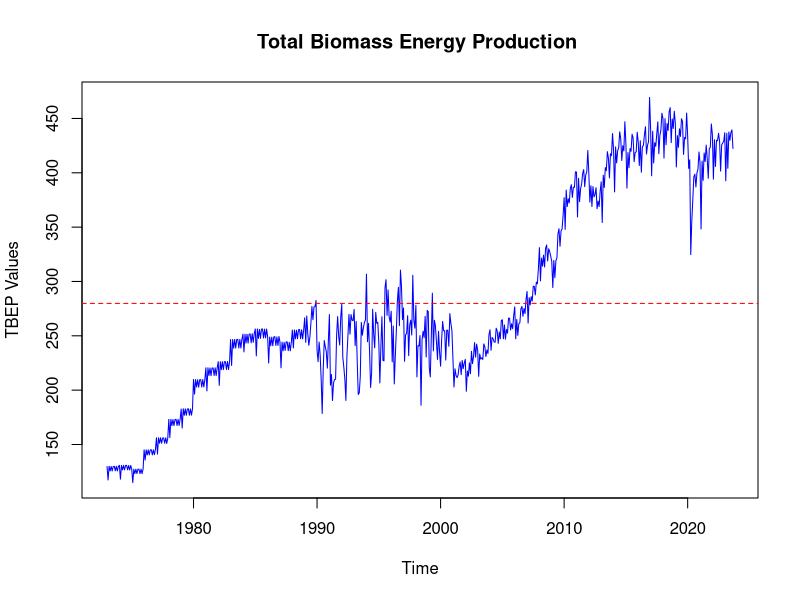
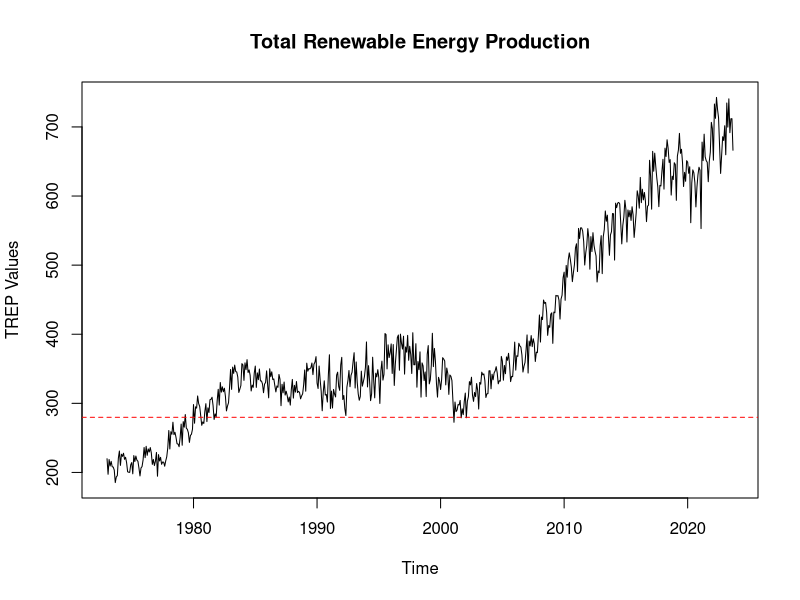
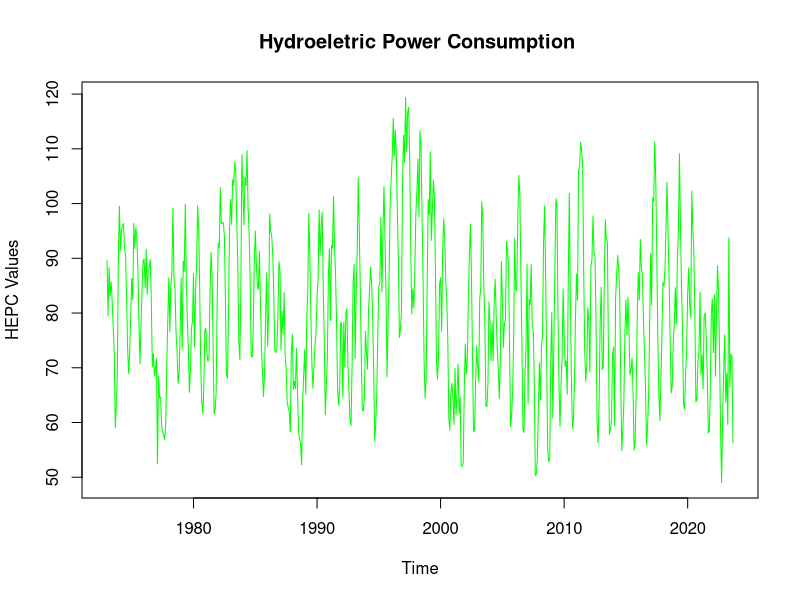
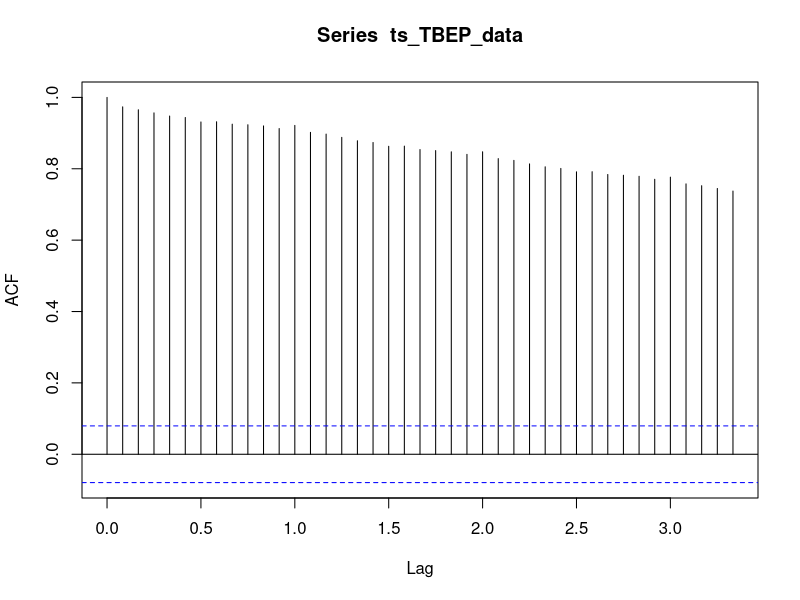
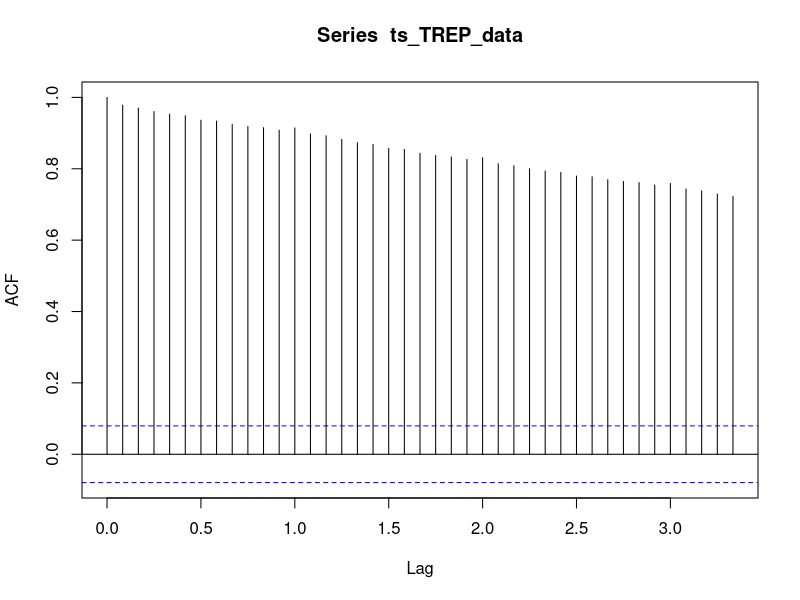
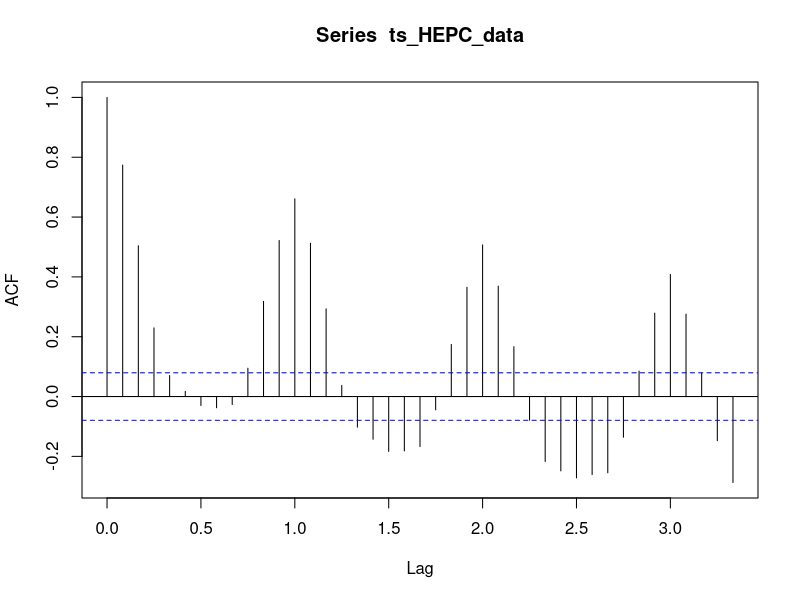
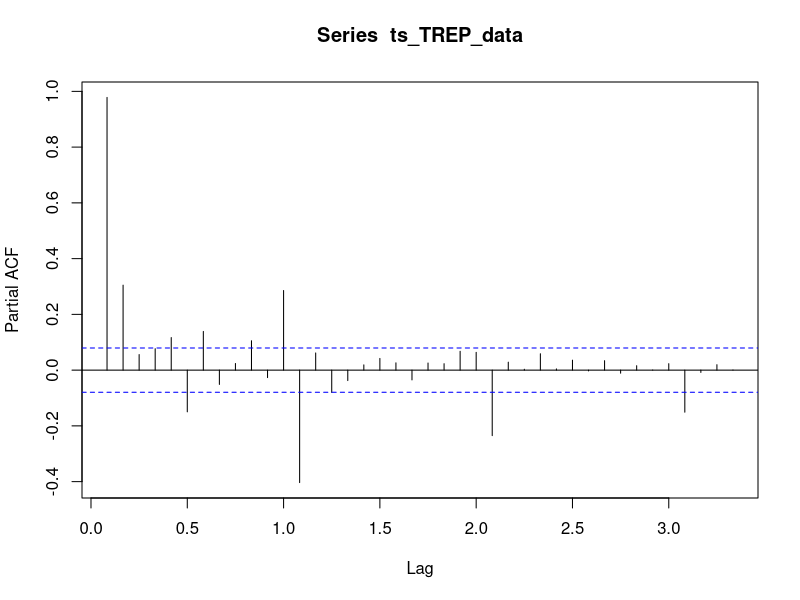
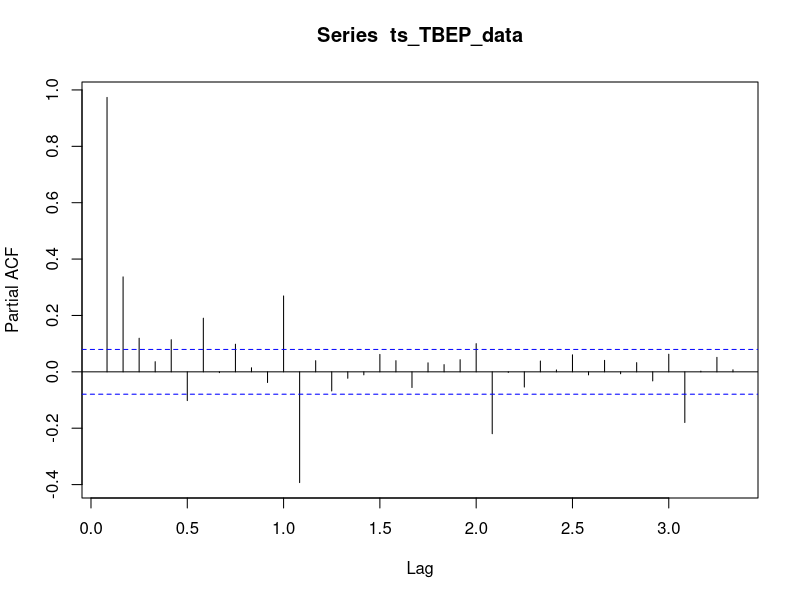

Source code (R) for these figures, in order:
## ---- chunk 1
#Load/install required package here

library(forecast)
library(tseries)
library(dplyr)
## ---- chunk 2
#Importing data set
getwd()

energy_data_raw <- read.csv(file="./Data/Table_10.1_Renewable_Energy_Production_and_Consumption_by_Source.csv", header = TRUE, dec = ".", sep=",",stringsAsFactors = TRUE)

## ---- chunk 3
#Triming data for specified colmunis
energydata <- energy_data_raw[,1:6]

#Removing unnecessary columns, renaming columns
energydata <- energydata[, -c(2, 3)]
colnames(energydata)=c("Month", "TBEP", "TREP","HEPC")

#convert month day year

mdy_date <- paste(energydata[,1]," 01",sep="")
mdy_date1 <- as.Date(mdy_date, format = "%Y %B %d")  #function my from package lubridate
head(mdy_date1)
#add that to energydata 
energydata <- cbind(mdy_date1,energydata[,2:4]) #cbind stands for column bind
head(energydata)



## ---- chunk 4
ts_TBEP_data <- ts(energydata [,"TBEP"], start= c(1973,1), frequency = 12)
ts_TREP_data <- ts(energydata [,"TREP"], start= c(1973,1), frequency = 12)
ts_HEPC_data <- ts(energydata [,"HEPC"], start= c(1973,1), frequency = 12)

##combined_ts <- cbind(ts_TBEP_data, ts_TREP_data, ts_HEPC_data)

## ---- chunk 5
#Finding the mean and SD of Total Biomass Energy Production
mean(ts_TBEP_data)
sd(ts_TBEP_data)
#Finding the mean and SD of Total Renwable Energy Production
mean(ts_TREP_data)
sd(ts_TREP_data)
#Finding the mean and SD of Hydro Eletric Power Consumption
mean(ts_HEPC_data)
sd(ts_HEPC_data)

## ---- chunk 6
# Plot for TBEP
plot(ts_TBEP_data, main ="Total Biomass Energy Production ", ylab = "TBEP Values", col = "blue")+
  abline(h = mean(ts_TBEP_data), col = "red", lty = 2) 

# Plot for TREP
plot(ts_TREP_data, main = "Total Renewable Energy Production", ylab = "TREP Values", col = "Black")+
  abline(h = mean(ts_TBEP_data), col = "red", lty = 2) 

# Plot for HEPC
plot(ts_HEPC_data, main = "Hydroeletric Power Consumption ", ylab = "HEPC Values", col = "Green")+
  abline(h = mean(ts_TBEP_data), col = "red", lty = 2) 


## ---- chunk 7
# Using cbind function I tool the  ts_TBEP_data, ts_TREP_data, and 
#ts_HEPC_data time series objects and created a matrix to look at all 
#correlation without doing each one separately.

correlation_matrix <- cor(cbind(ts_TBEP_data, ts_TREP_data, ts_HEPC_data))
correlation_matrix 

#From this we are able to figure out a couple of things, that the 
#correlation(s) between the three series are all significant 
#except for the relationship between ts_TREP_data & ts_HEPC_data. 
#Also vice versa between ts_HEPC_data & ts_TREP_data.


## ---- chunk 8
acf_TBEP <-acf(ts_TBEP_data,lag.max =40)

acf_TREP <-acf(ts_TREP_data, lag.max =40)

acf_HEPC <-acf(ts_HEPC_data,lag.max=40)

#looking at the significance threshold we can interpret that data from TBEP 
#and TREP both as each lag is far above the significance threshold. 
#This data is not stationary and suggest a positive autocorrelation.
#Whereas with the HEPC instead demonstrates seasonality.


## ---- chunk 9
pacf(ts_TREP_data, lag.max = 40)
pacf(ts_TBEP_data, lag.max = 40)
pacf(ts_HEPC_data, lag.max = 40)

#With the PCF plots for TREP and TBEP data it is easier to see the peaks at 
#lag 1.0, 2.0, and 3.0, suggesting that their might also be some sort of 
#seasonality associated with the data.
#For HEPC data you can still see the seasonality but the decay becomes 
#more prominent with each succeeding lag.
